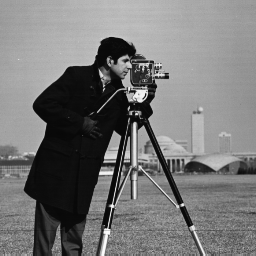
#> input picture test_images/camera.tiff, 256 x 256 px
$ python GrayScaleTransform.py -t equal -f ../test_images/camera.tiff
#> lines starting #> are read from the running program, lines starting #| are printed output that depends on the picture
#! /usr/bin/env python
'''
## GrayScaleTranform.py 灰度变换
功能: 图像均衡化, 规定化
使用方法:
**均衡化**
```
python GrayScaleTransform.py -t equal -f [Image path]
python GrayScaleTransform.py -t equal -f ../test_images/camera.tiff
```

**规定化**
```
python GrayScaleTransform.py -t normal -f [Source Image path] --file_tar [Target Image path]
python GrayScaleTransform.py -t normal -f ../test_images/lax.tiff --file_tar ../test_images/camera.tiff
```

'''

import matplotlib as mpl
from cv2 import cv2
import argparse
import os
import numpy as np
import matplotlib.pyplot as plt
import numba as nb

# 解决mpl中文乱码, 首先在site-package/matplotlib/mlp-data/fonts/ttf/ 添加字体文件
plt.rcParams['font.sans-serif'] = ['SimHei']
plt.rcParams['font.serif'] = ['SimHei']
plt.rcParams['axes.unicode_minus'] = False


@nb.jit
def img2hist(image:np.ndarray) -> np.ndarray:
    '''
    Generate histogram of image.
    Return:
        grayScaleHist -- A np.array of (256, channels)
    '''
    w, h, c = image.shape
    grayScaleHist = np.zeros((256,c))
    image = image.reshape(w*h,c)
    for k in range(c):
        for i in image[:, k]:
            grayScaleHist[i, k] += 1
    return grayScaleHist


def plotHist(grayHist:np.ndarray, title=None):
    '''
    Plot histogram from the hist array.
    '''
    assert(grayHist.shape[1]==3)
    plt.figure()
    plt.bar(np.arange(256), grayHist[:,0], color='r', width=1)
    plt.bar(np.arange(256), grayHist[:,1], color='g', width=1)
    plt.bar(np.arange(256), grayHist[:,2], color='b', width=1)
    plt.axis([0, 255, 0, np.max(grayHist)])
    if not title is None:
        plt.title(title)


def grayMap(hist:np.ndarray) -> np.ndarray:
    '''
    Generate a map from grayscale to grayscale with the following function.
    f(g) -> P(g)*255
    Returns:
        grayMap -- np.array of the same shape with hist
    TODO: 彩色图像做grapMap后不会失真么
    '''
    cumsum = np.cumsum(hist, 0)
    grayMap = cumsum / cumsum[-1, :]
    grayMap = (grayMap * 255).round().astype(int)
    return grayMap

def equalization(img: np.ndarray) -> np.ndarray:
    '''
    Do equalization on image.
    '''
    hist = img2hist(img)
    gmap = grayMap(hist)
    img2 = applyGrayMap(gmap, img)
    return img2


@nb.jit(nopython=False, forceobj=True)
def normalization(img_src, img_tar):
    '''
    Do normalization on img_tar with the grayMap generated from img_src.
    '''
    hist_src = img2hist(img_src)
    hist_tar = img2hist(img_tar)
    gm_src = grayMap(hist_src)
    gm_tar = grayMap(hist_tar)
    diff = np.zeros((256,256, 3))
    for i in range(256):
        for j in range(256):
            diff[i][j] = np.abs(gm_tar[j] - gm_src[i]) # diff[i][j] 是src中i灰度值的累计概率与tar中i灰度值累计概率的差值
    gmap = np.argmin(diff, axis=0) # 查找累计概率相差最小的灰度值作为映射结果
    return applyGrayMap(gmap, img_tar)


@nb.jit
def applyGrayMap(gmap, img):
    '''
    Apply a grayMap on the img.
    '''
    img2 = np.zeros(img.shape, dtype=np.uint8)
    w, h, c = img.shape
    for i in range(w):
        for j in range(h):
            for k in range(c):
                img2[i, j, k] = gmap[img[i, j, k], k]
    return img2


def testGrayMap(im):
    hist = img2hist(im)
    gmap = grayMap(hist)
    plt.figure()
    plt.plot(np.arange(256), gmap[:, 0])


def testNormalization():
    im_src = cv2.imread('../test_images/lax.tiff')
    im_src = cv2.cvtColor(im_src, cv2.COLOR_BGR2RGB)
    im_tar = cv2.imread('../test_images/camera.tiff')
    im_tar = cv2.cvtColor(im_tar, cv2.COLOR_BGR2RGB)
    im_out = normalization(im_src, im_tar)
    plt.figure()
    plt.imshow(im_src)
    plt.figure()
    plt.imshow(im_out)
    hist_src = img2hist(im_src)
    hist_out = img2hist(im_out)
    plotHist(hist_src)
    plotHist(hist_out)


if __name__ == "__main__":
    parser = argparse.ArgumentParser()
    parser.add_argument('--task', '-t', choices=['equal', 'normal'], required=True, help='Task to do on image.')
    parser.add_argument('--file_src', '-f', required=True, help='File to operate in equal or File to generate Map in normal')
    parser.add_argument('--file_tar', help='Needed in normal task. File to apply.')
    args = parser.parse_args()
    if not os.path.exists(args.file_src):
        raise FileNotFoundError('{} not find.'.format(args.file_src))
    im_src = cv2.imread(args.file_src)
#> im_src is the input picture: shape (256, 256, 3); min 7, max 253, mean 118.7
    im_src = cv2.cvtColor(im_src, cv2.COLOR_BGR2RGB)
    if args.task == 'equal':
        im_out = equalization(im_src)
#> in equalization, `hist = img2hist(img)`: hist = 256 rows, first 8: [0, 0, 0], [0, 0, 0], [0, 0, 0], [0, 0, 0], [0, 0, 0], [0, 0, 0], [0, 0, 0], [4, 4, 4]
#> in grayMap, `cumsum = np.cumsum(hist, 0)`: cumsum has the same summary as hist in equalization
#> in grayMap, `grayMap = cumsum / cumsum[-1, :]`: grayMap = 256 rows, first 8: [0, 0, 0], [0, 0, 0], [0, 0, 0], [0, 0, 0], [0, 0, 0], [0, 0, 0], [0, 0, 0], [6.1e-05, 6.1e-05, 6.1e-05]
#> in grayMap, `grayMap = (grayMap * 255).round().astype(int)`: grayMap = 256 rows, first 8: [0, 0, 0], [0, 0, 0], [0, 0, 0], [0, 0, 0], [0, 0, 0], [0, 0, 0], [0, 0, 0], [0, 0, 0]
#> in equalization, `gmap = grayMap(hist)`: gmap has the same summary as grayMap in grayMap
#> in equalization, `img2 = applyGrayMap(gmap, img)`:
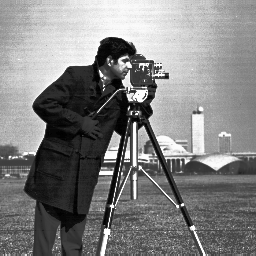
#> img2: shape (256, 256, 3); min 0, max 255, mean 128.8
        hist1 = img2hist(im_src)
#> hist1 has the same summary as hist in equalization
        hist2 = img2hist(im_out)
#> hist2 = 256 rows, first 8: [4, 4, 4], [0, 0, 0], [423, 423, 423], [0, 0, 0], [0, 0, 0], [0, 0, 0], [0, 0, 0], [1477, 1477, 1477]
        plotHist(hist1, '原图')
        plotHist(hist2, '均衡化后')
        plt.figure()
        plt.imshow(im_out)
    else:
        if not os.path.exists(args.file_tar):
            raise FileNotFoundError('{} not find.'.format(args.file_tar))
        im_tar = cv2.imread(args.file_tar)
        im_tar = cv2.cvtColor(im_tar, cv2.COLOR_BGR2RGB)
        hist_src = img2hist(im_src)
        hist = img2hist(im_tar)
        im_out = normalization(im_src, im_tar)
        hist_out = img2hist(im_out)
        plotHist(hist, '原图')
        plotHist(hist_out, '规定化后')
        plotHist(hist_src, '用于规定化的source image')
        plt.figure()
        plt.imshow(im_tar)
        plt.figure()
        plt.imshow(im_out)
    plt.show()
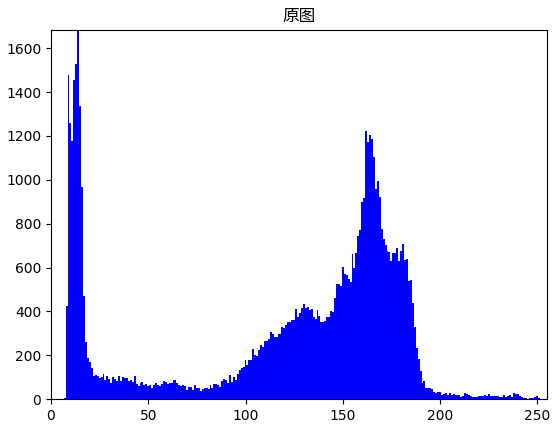
#> figure drawn by matplotlib, 1 panel; tallest bar 1685 high, from x = 13.5 to 14.5; tallest bar 1685 high, from x = 13.5 to 14.5; tallest bar 1685 high, from x = 13.5 to 14.5
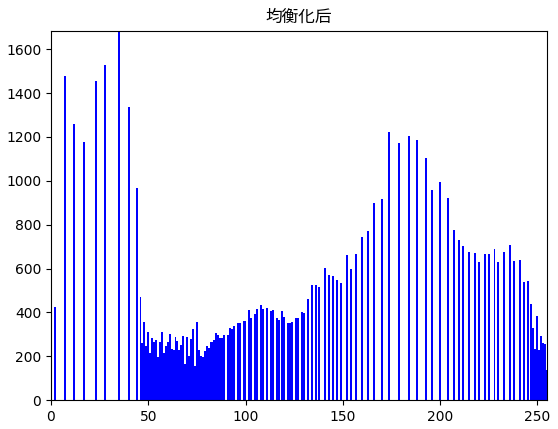
#> figure drawn by matplotlib, 1 panel; tallest bar 1685 high, from x = 34.5 to 35.5; tallest bar 1685 high, from x = 34.5 to 35.5; tallest bar 1685 high, from x = 34.5 to 35.5

$ run again, with test_images/baboon(1).tiff copied over test_images/camera.tiff
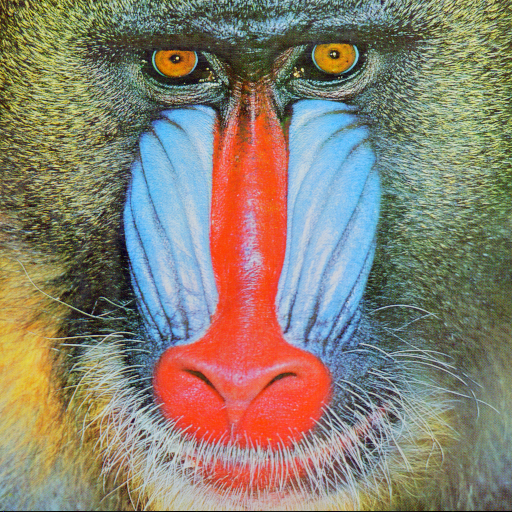
#> input picture test_images/baboon(1).tiff, 512 x 512 px
#> im_src is the input picture: shape (512, 512, 3); mean B, G, R 113.1, 128.9, 137.4
#> hist = 256 rows, first 8: [51, 52, 69], [16, 28, 27], [19, 38, 38], [20, 34, 54], [36, 22, 55], [37, 35, 84], [21, 22, 106], [23, 24, 117]
#> cumsum = 256 rows, first 8: [51, 52, 69], [67, 80, 96], [86, 118, 134], [106, 152, 188], [142, 174, 243], [179, 209, 327], [200, 231, 433], [223, 255, 550]
#> in grayMap, `grayMap = cumsum / cumsum[-1, :]`: grayMap = 256 rows, first 8: [0.000195, 0.000198, 0.000263], [0.000256, 0.000305, 0.000366], [0.000328, 0.00045, 0.000511], [0.000404, 0.00058, 0.000717], [0.000542, 0.000664, 0.000927], [0.000683, 0.000797, 0.00125], [0.000763, 0.000881, 0.00165], [0.000851, 0.000973, 0.0021]
#> in grayMap, `grayMap = (grayMap * 255).round().astype(int)`: grayMap = 256 rows, first 8: [0, 0, 0], [0, 0, 0], [0, 0, 0], [0, 0, 0], [0, 0, 0], [0, 0, 0], [0, 0, 0], [0, 0, 1]
#> gmap has the same summary as grayMap in grayMap
#> in equalization, `img2 = applyGrayMap(gmap, img)`:
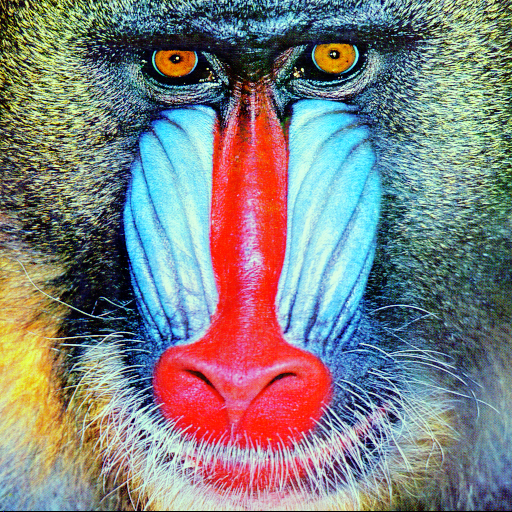
#> img2: shape (512, 512, 3); mean R, G, B 128.2, 128.3, 128.1
#> hist1 has the same summary as hist in equalization
#> hist2 = 256 rows, first 8: [470, 485, 433], [1035, 954, 1029], [866, 1016, 882], [1043, 945, 1161], [1035, 1181, 939], [1170, 675, 1057], [978, 1249, 633], [524, 861, 1268]
#> `plt.show()`:
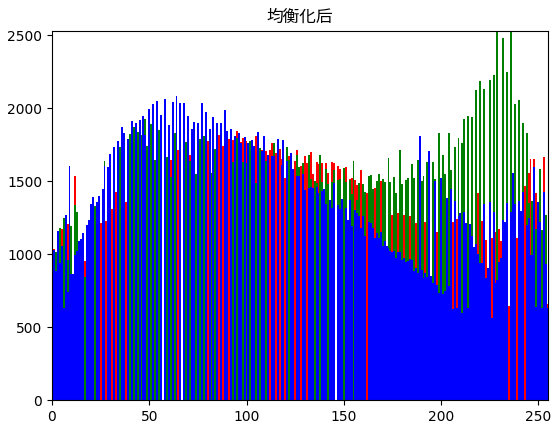
#> figure drawn by matplotlib, 1 panel; tallest bar 1845 high, from x = 94.5 to 95.5; tallest bar 2532 high, from x = 228.5 to 229.5; tallest bar 2081 high, from x = 63.5 to 64.5
